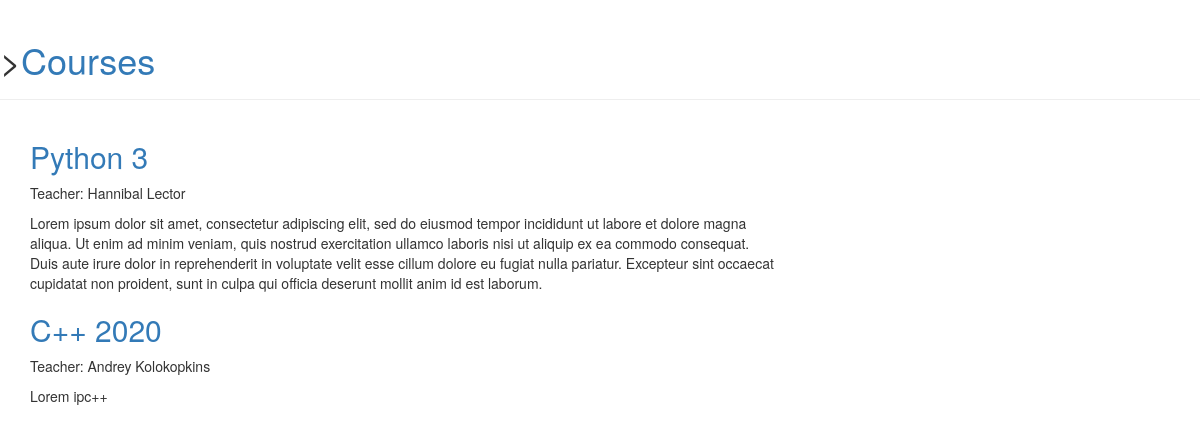
Page /courses/ on the committed database.
### learnlearn/models.py (models this page shows, shortened)
class Course(models.Model):
    CATEGORIES = ((1, 'Python'), (2, 'C++'), )
    name = models.CharField(max_length=150)
    category = models.IntegerField(choices= CATEGORIES, default=1)
    description = models.TextField(default=None)
    date_started = models.DateTimeField(auto_now_add=True)
    lector = ForeignKey(Lector, models.CASCADE)

class Lector(models.Model):
    first_name = models.CharField(max_length=50)
    last_name = models.CharField(max_length=50)
    date_started = models.DateTimeField(auto_now_add=True)
    @property
    def full_name(self):
        return f'{self.first_name} {self.last_name}'

### learnlearn/views.py (the view)
# urls.py: path('', index_view, name='index'),
def index_view(request):
    courses = Course.objects.all()
    return render(request, 'learnlearn/index.html', {'courses': courses})

### learnlearn/templates/learnlearn/index.html (shortened to what this page needs)
<!DOCTYPE html>
<html>
<head>
    <link rel="stylesheet" href="//maxcdn.bootstrapcdn.com/bootstrap/3.2.0/css/bootstrap.min.css">
    <link rel="stylesheet" href="//maxcdn.bootstrapcdn.com/bootstrap/3.2.0/css/bootstrap-theme.min.css">
</head>
<body>
<div class="page-header">
    <h1>><a href="/">Courses</a></h1>
</div>
<div class="content container">
    <div class="row">
          <div class="col-md-8">
            {% for course in courses %}
            <div class="post">
                <h2><a href="{% url 'course_detail' pk=course.pk %}">{{ course.name }}</a></h2>
                <p>Teacher: {{ course.lector.full_name }}</p>
                <p>{{ course.description|linebreaksbr }}</p>
            </div>
            {% endfor %}
          </div>
    </div>
</div>
</body>
</html>

### rows in the picture
Course: name "Python 3", lector.full_name "Hannibal Lector", description "Lorem ipsum dolor sit amet, consectetur adipiscing elit, sed do eiusmod tempor incididunt ut labore et dolore magna aliqua. Ut enim ad minim veniam, quis nostrud exercitation ullamco laboris nisi ut aliquip ex ea commodo consequat. Duis aute irure dolor in reprehenderit in voluptate velit esse cillum dolore eu fugiat nulla pariatur. Excepteur sint occaecat cupidatat non proident, sunt in culpa qui officia deserunt mollit anim id est laborum."
Course: name "C++ 2020", lector.full_name "Andrey Kolokopkins", description "Lorem ipc++"
